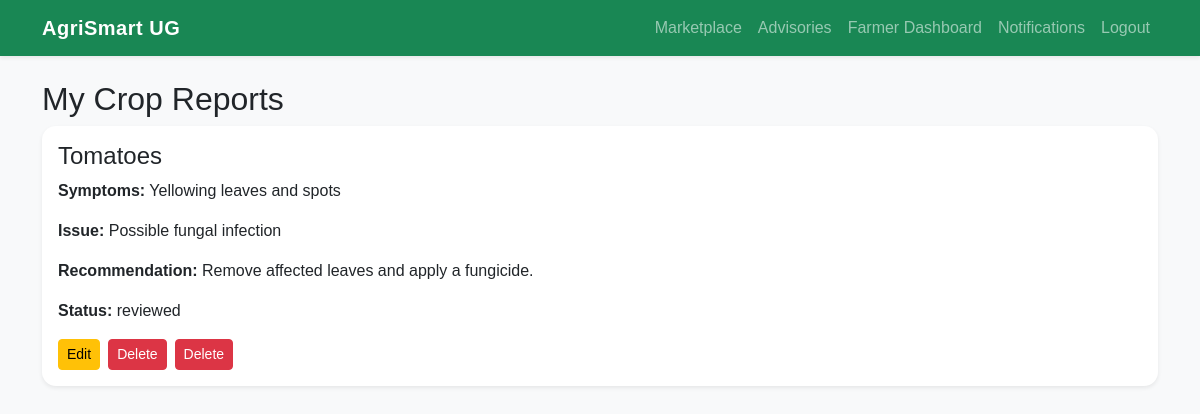
The app's page /farmer/crop-reports (signed in) with its own data.
### app/models.py (models this page shows)
class CropReport(db.Model):
    id = db.Column(db.Integer, primary_key=True)
    farmer_id = db.Column(db.Integer, db.ForeignKey("user.id"), nullable=False)
    crop_name = db.Column(db.String(100), nullable=False)
    symptom_description = db.Column(db.Text, nullable=False)
    image_path = db.Column(db.String(255))
    suspected_issue = db.Column(db.String(150))
    recommendation = db.Column(db.Text)
    status = db.Column(db.String(50), default="pending")
    submitted_at = db.Column(db.DateTime, default=datetime.utcnow)

### app/routes/farmer.py (the view)
@farmer_bp.route("/crop-reports")
@login_required
@roles_required("farmer")
def crop_reports():
    from flask import request
    page = request.args.get("page", 1, type=int)
    pagination = CropReport.query.filter_by(farmer_id=current_user.id).order_by(
    CropReport.submitted_at.desc()
    ).paginate(page=page, per_page=5, error_out=False)
    delete_form = DeleteForm()
    return render_template("farmer/crop_reports.html", reports=pagination.items, pagination=pagination, delete_form=delete_form)

### app/models.py (called while the page is built)
@login_manager.user_loader
def load_user(user_id):
    return User.query.get(int(user_id))

### app/templates/farmer/crop_reports.html (shortened to what this page needs)
{% extends "base.html" %}
{% block content %}
<h2>My Crop Reports</h2>
{% for report in reports %}
<div class="card shadow-sm mb-3">
    <div class="card-body">
        <h4>{{ report.crop_name }}</h4>
        <p><strong>Symptoms:</strong> {{ report.symptom_description }}</p>
        <p><strong>Issue:</strong> {{ report.suspected_issue }}</p>
        <p><strong>Recommendation:</strong> {{ report.recommendation }}</p>
        <p><strong>Status:</strong> {{ report.status }}</p>
        <div class="d-flex gap-2">
            <a href="{{ url_for('farmer.edit_crop_report', report_id=report.id) }}"
                class="btn btn-warning btn-sm">Edit</a>
            <form method="POST" action="{{ url_for('farmer.delete_crop_report', report_id=report.id) }}">
                <button type="submit" class="btn btn-danger btn-sm">Delete</button>
            </form>
            <form method="POST" action="{{ url_for('farmer.delete_crop_report', report_id=report.id) }}">
                <button type="submit" class="btn btn-danger btn-sm">Delete</button>
            </form>
        </div>
    </div>
</div>
{% else %}
<p>No crop reports yet.</p>
{% endfor %}
{% endblock %}

### app/static/css/style.css (style rules this page uses)
body { font-family: Arial, sans-serif; }
.card { border: none; border-radius: 14px; }

### records on screen
CropReport: crop_name "Tomatoes", symptom_description "Yellowing leaves and spots", suspected_issue "Possible fungal infection", recommendation "Remove affected leaves and apply a fungicide.", status "reviewed"
